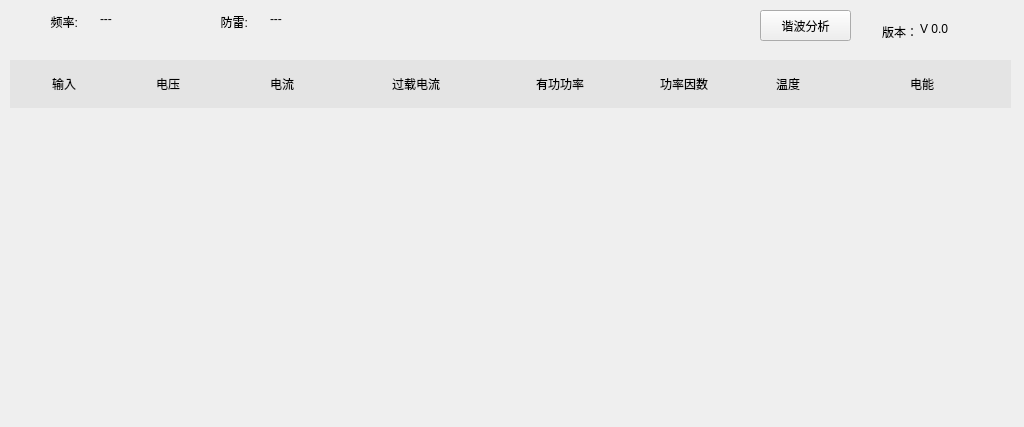
<?xml version="1.0" encoding="UTF-8"?>
<ui version="4.0">
 <class>LineWid</class>
 <widget class="QWidget" name="LineWid">
  <property name="geometry">
   <rect>
    <x>0</x>
    <y>0</y>
    <width>1024</width>
    <height>427</height>
   </rect>
  </property>
  <property name="windowTitle">
   <string>Form</string>
  </property>
  <widget class="QWidget" name="totalWid" native="true">
   <property name="geometry">
    <rect>
     <x>990</x>
     <y>0</y>
     <width>21</width>
     <height>20</height>
    </rect>
   </property>
  </widget>
  <widget class="QLabel" name="version">
   <property name="geometry">
    <rect>
     <x>920</x>
     <y>20</y>
     <width>81</width>
     <height>18</height>
    </rect>
   </property>
   <property name="minimumSize">
    <size>
     <width>68</width>
     <height>18</height>
    </size>
   </property>
   <property name="text">
    <string>V 0.0</string>
   </property>
  </widget>
  <widget class="QLabel" name="label_2">
   <property name="geometry">
    <rect>
     <x>850</x>
     <y>20</y>
     <width>68</width>
     <height>23</height>
    </rect>
   </property>
   <property name="minimumSize">
    <size>
     <width>68</width>
     <height>18</height>
    </size>
   </property>
   <property name="text">
    <string>版本：</string>
   </property>
   <property name="alignment">
    <set>Qt::AlignRight|Qt::AlignTrailing|Qt::AlignVCenter</set>
   </property>
  </widget>
  <widget class="QLabel" name="rateLab">
   <property name="geometry">
    <rect>
     <x>100</x>
     <y>10</y>
     <width>68</width>
     <height>18</height>
    </rect>
   </property>
   <property name="minimumSize">
    <size>
     <width>68</width>
     <height>18</height>
    </size>
   </property>
   <property name="text">
    <string>---</string>
   </property>
  </widget>
  <widget class="QLabel" name="label">
   <property name="geometry">
    <rect>
     <x>10</x>
     <y>10</y>
     <width>68</width>
     <height>23</height>
    </rect>
   </property>
   <property name="minimumSize">
    <size>
     <width>68</width>
     <height>18</height>
    </size>
   </property>
   <property name="text">
    <string>频率:</string>
   </property>
   <property name="alignment">
    <set>Qt::AlignRight|Qt::AlignTrailing|Qt::AlignVCenter</set>
   </property>
  </widget>
  <widget class="QPushButton" name="thdBtn">
   <property name="geometry">
    <rect>
     <x>760</x>
     <y>10</y>
     <width>91</width>
     <height>31</height>
    </rect>
   </property>
   <property name="text">
    <string>谐波分析</string>
   </property>
  </widget>
  <widget class="QWidget" name="widget" native="true">
   <property name="geometry">
    <rect>
     <x>10</x>
     <y>259</y>
     <width>1001</width>
     <height>161</height>
    </rect>
   </property>
  </widget>
  <widget class="QWidget" name="layoutWidget">
   <property name="geometry">
    <rect>
     <x>10</x>
     <y>60</y>
     <width>1001</width>
     <height>191</height>
    </rect>
   </property>
   <layout class="QVBoxLayout" name="verticalLayout">
    <property name="spacing">
     <number>0</number>
    </property>
    <item>
     <widget class="QWidget" name="linetitleWid" native="true">
      <property name="styleSheet">
       <string notr="true">background-color: rgb(228,228,228);</string>
      </property>
      <layout class="QHBoxLayout" name="horizontalLayout">
       <property name="spacing">
        <number>0</number>
       </property>
       <property name="leftMargin">
        <number>0</number>
       </property>
       <property name="topMargin">
        <number>0</number>
       </property>
       <property name="rightMargin">
        <number>0</number>
       </property>
       <property name="bottomMargin">
        <number>0</number>
       </property>
       <item>
        <widget class="QLabel" name="label_5">
         <property name="minimumSize">
          <size>
           <width>100</width>
           <height>0</height>
          </size>
         </property>
         <property name="maximumSize">
          <size>
           <width>100</width>
           <height>16777215</height>
          </size>
         </property>
         <property name="styleSheet">
          <string notr="true"/>
         </property>
         <property name="text">
          <string>输入</string>
         </property>
         <property name="alignment">
          <set>Qt::AlignCenter</set>
         </property>
        </widget>
       </item>
       <item>
        <widget class="QLabel" name="label_13">
         <property name="minimumSize">
          <size>
           <width>100</width>
           <height>0</height>
          </size>
         </property>
         <property name="maximumSize">
          <size>
           <width>100</width>
           <height>16777215</height>
          </size>
         </property>
         <property name="text">
          <string>电压</string>
         </property>
         <property name="alignment">
          <set>Qt::AlignCenter</set>
         </property>
        </widget>
       </item>
       <item>
        <widget class="QLabel" name="label_9">
         <property name="minimumSize">
          <size>
           <width>100</width>
           <height>0</height>
          </size>
         </property>
         <property name="maximumSize">
          <size>
           <width>120</width>
           <height>16777215</height>
          </size>
         </property>
         <property name="text">
          <string>电流</string>
         </property>
         <property name="alignment">
          <set>Qt::AlignCenter</set>
         </property>
        </widget>
       </item>
       <item>
        <widget class="QLabel" name="label_3">
         <property name="minimumSize">
          <size>
           <width>100</width>
           <height>0</height>
          </size>
         </property>
         <property name="maximumSize">
          <size>
           <width>140</width>
           <height>16777215</height>
          </size>
         </property>
         <property name="text">
          <string>过载电流</string>
         </property>
         <property name="alignment">
          <set>Qt::AlignCenter</set>
         </property>
        </widget>
       </item>
       <item>
        <widget class="QLabel" name="label_8">
         <property name="minimumSize">
          <size>
           <width>100</width>
           <height>0</height>
          </size>
         </property>
         <property name="maximumSize">
          <size>
           <width>140</width>
           <height>16777215</height>
          </size>
         </property>
         <property name="text">
          <string>有功功率</string>
         </property>
         <property name="alignment">
          <set>Qt::AlignCenter</set>
         </property>
        </widget>
       </item>
       <item>
        <widget class="QLabel" name="label_6">
         <property name="minimumSize">
          <size>
           <width>100</width>
           <height>0</height>
          </size>
         </property>
         <property name="maximumSize">
          <size>
           <width>100</width>
           <height>16777215</height>
          </size>
         </property>
         <property name="text">
          <string>功率因数</string>
         </property>
         <property name="alignment">
          <set>Qt::AlignCenter</set>
         </property>
        </widget>
       </item>
       <item>
        <widget class="QLabel" name="label_4">
         <property name="minimumSize">
          <size>
           <width>100</width>
           <height>0</height>
          </size>
         </property>
         <property name="maximumSize">
          <size>
           <width>100</width>
           <height>16777215</height>
          </size>
         </property>
         <property name="text">
          <string>温度</string>
         </property>
         <property name="alignment">
          <set>Qt::AlignCenter</set>
         </property>
        </widget>
       </item>
       <item>
        <widget class="QLabel" name="label_7">
         <property name="minimumSize">
          <size>
           <width>100</width>
           <height>0</height>
          </size>
         </property>
         <property name="maximumSize">
          <size>
           <width>160</width>
           <height>16777215</height>
          </size>
         </property>
         <property name="text">
          <string>电能</string>
         </property>
         <property name="alignment">
          <set>Qt::AlignCenter</set>
         </property>
        </widget>
       </item>
      </layout>
     </widget>
    </item>
    <item>
     <widget class="QWidget" name="line1Wid" native="true">
      <property name="styleSheet">
       <string notr="true">QWidget{
border-bottom:2px solid rgb(228,228,228);
};</string>
      </property>
     </widget>
    </item>
    <item>
     <widget class="QWidget" name="line2Wid" native="true">
      <property name="styleSheet">
       <string notr="true">QWidget{
border-bottom:2px solid rgb(228,228,228);
};</string>
      </property>
     </widget>
    </item>
    <item>
     <widget class="QWidget" name="line3Wid" native="true">
      <property name="styleSheet">
       <string notr="true">QWidget{
border-bottom:2px solid rgb(228,228,228);
};</string>
      </property>
     </widget>
    </item>
   </layout>
  </widget>
  <widget class="QLabel" name="lpsLab">
   <property name="geometry">
    <rect>
     <x>270</x>
     <y>10</y>
     <width>68</width>
     <height>18</height>
    </rect>
   </property>
   <property name="minimumSize">
    <size>
     <width>68</width>
     <height>18</height>
    </size>
   </property>
   <property name="text">
    <string>---</string>
   </property>
  </widget>
  <widget class="QLabel" name="label_10">
   <property name="geometry">
    <rect>
     <x>180</x>
     <y>10</y>
     <width>68</width>
     <height>23</height>
    </rect>
   </property>
   <property name="minimumSize">
    <size>
     <width>68</width>
     <height>18</height>
    </size>
   </property>
   <property name="text">
    <string>防雷:</string>
   </property>
   <property name="alignment">
    <set>Qt::AlignRight|Qt::AlignTrailing|Qt::AlignVCenter</set>
   </property>
  </widget>
 </widget>
 <resources/>
 <connections/>
</ui>
